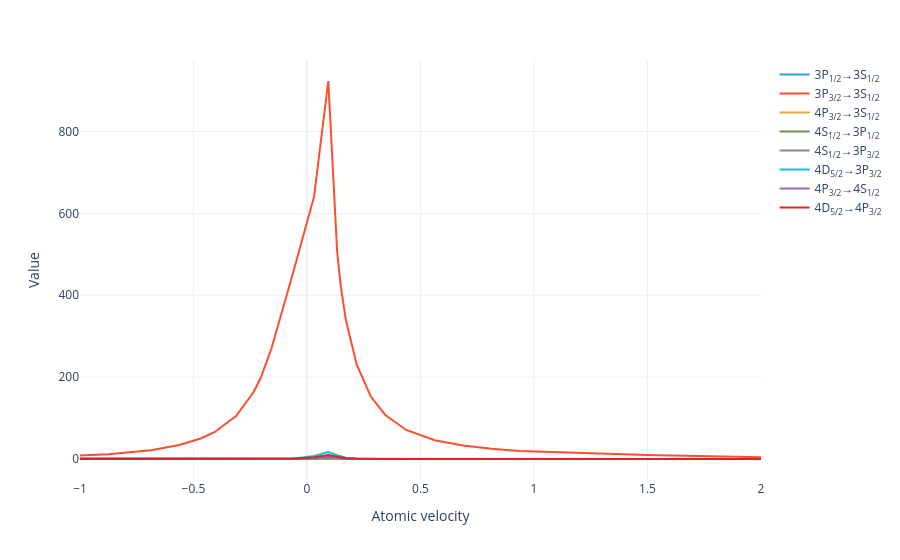

Source (notebook cell):
### Markdown cell above
Plot the flux as a function of velocity:

### Code cell
model.flux_distribution(sol).visualize(xaxis_range=(-1, 2))
